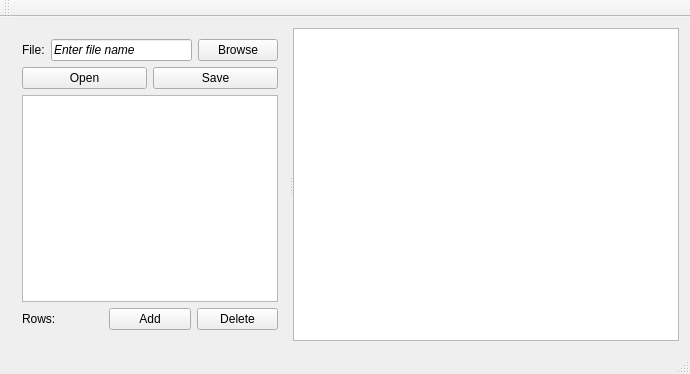
<?xml version="1.0" encoding="UTF-8"?>
<ui version="4.0">
 <class>MainWindow</class>
 <widget class="QMainWindow" name="MainWindow">
  <property name="geometry">
   <rect>
    <x>0</x>
    <y>0</y>
    <width>690</width>
    <height>374</height>
   </rect>
  </property>
  <property name="sizePolicy">
   <sizepolicy hsizetype="Fixed" vsizetype="Fixed">
    <horstretch>0</horstretch>
    <verstretch>0</verstretch>
   </sizepolicy>
  </property>
  <property name="windowTitle">
   <string>CSV Data Graph</string>
  </property>
  <widget class="QWidget" name="centralWidget">
   <layout class="QHBoxLayout" name="horizontalLayout_3">
    <item>
     <widget class="QSplitter" name="splitter">
      <property name="sizePolicy">
       <sizepolicy hsizetype="Minimum" vsizetype="Preferred">
        <horstretch>0</horstretch>
        <verstretch>0</verstretch>
       </sizepolicy>
      </property>
      <property name="orientation">
       <enum>Qt::Horizontal</enum>
      </property>
      <widget class="QWidget" name="">
       <layout class="QVBoxLayout" name="verticalLayout_2">
        <item>
         <layout class="QVBoxLayout" name="verticalLayout">
          <item>
           <layout class="QHBoxLayout" name="horizontalLayout">
            <item>
             <widget class="QLabel" name="fileLabel">
              <property name="text">
               <string>File:</string>
              </property>
             </widget>
            </item>
            <item>
             <widget class="QLineEdit" name="fileTextBox">
              <property name="font">
               <font>
                <italic>true</italic>
               </font>
              </property>
              <property name="text">
               <string>Enter file name</string>
              </property>
              <property name="clearButtonEnabled">
               <bool>false</bool>
              </property>
             </widget>
            </item>
            <item>
             <widget class="QPushButton" name="browseButton">
              <property name="text">
               <string>Browse</string>
              </property>
             </widget>
            </item>
           </layout>
          </item>
          <item>
           <layout class="QHBoxLayout" name="horizontalLayout_2">
            <item>
             <widget class="QPushButton" name="fileOpenButton">
              <property name="text">
               <string>Open</string>
              </property>
             </widget>
            </item>
            <item>
             <widget class="QPushButton" name="fileSaveButton">
              <property name="text">
               <string>Save</string>
              </property>
             </widget>
            </item>
           </layout>
          </item>
         </layout>
        </item>
        <item>
         <layout class="QVBoxLayout" name="verticalLayout_3">
          <item>
           <widget class="QTableView" name="tableView">
            <property name="sizePolicy">
             <sizepolicy hsizetype="Minimum" vsizetype="MinimumExpanding">
              <horstretch>40</horstretch>
              <verstretch>0</verstretch>
             </sizepolicy>
            </property>
           </widget>
          </item>
          <item>
           <layout class="QHBoxLayout" name="horizontalLayout_4">
            <item>
             <widget class="QLabel" name="rowsLabel">
              <property name="text">
               <string>Rows:</string>
              </property>
             </widget>
            </item>
            <item>
             <widget class="QPushButton" name="addRowButton">
              <property name="text">
               <string>Add</string>
              </property>
             </widget>
            </item>
            <item>
             <widget class="QPushButton" name="deleteRowButton">
              <property name="text">
               <string>Delete</string>
              </property>
             </widget>
            </item>
           </layout>
          </item>
         </layout>
        </item>
       </layout>
      </widget>
      <widget class="QGraphicsView" name="graphicsView">
       <property name="sizePolicy">
        <sizepolicy hsizetype="Expanding" vsizetype="Expanding">
         <horstretch>60</horstretch>
         <verstretch>0</verstretch>
        </sizepolicy>
       </property>
       <property name="sizeAdjustPolicy">
        <enum>QAbstractScrollArea::AdjustToContents</enum>
       </property>
      </widget>
     </widget>
    </item>
   </layout>
  </widget>
  <widget class="QToolBar" name="mainToolBar">
   <attribute name="toolBarArea">
    <enum>TopToolBarArea</enum>
   </attribute>
   <attribute name="toolBarBreak">
    <bool>false</bool>
   </attribute>
  </widget>
  <widget class="QStatusBar" name="statusBar"/>
 </widget>
 <layoutdefault spacing="6" margin="11"/>
 <resources/>
 <connections/>
</ui>
